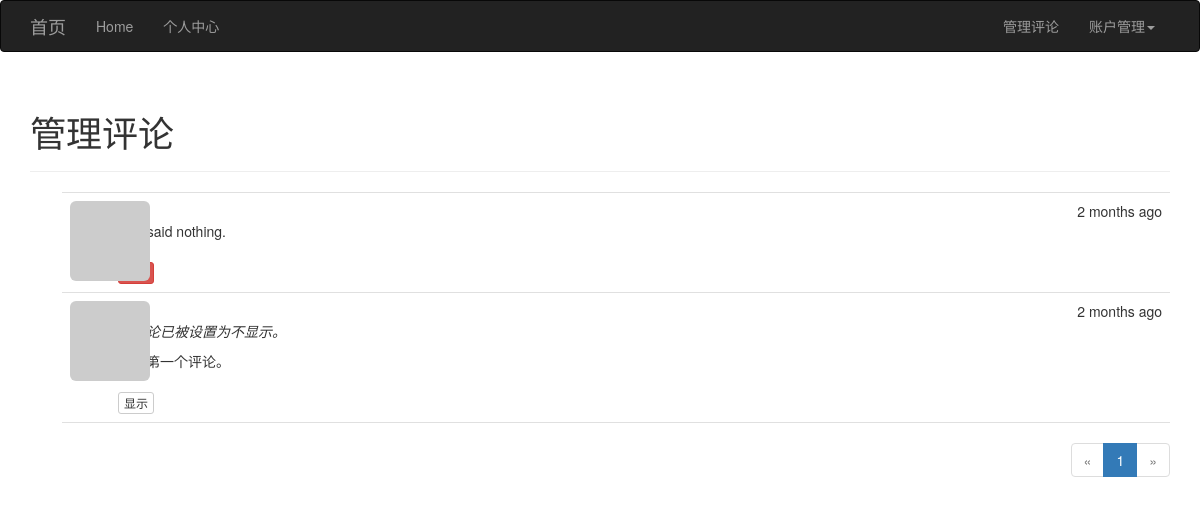
Screenshot of /moderate (signed in) with the database file from the repository.
### app/models.py (models this page shows, shortened)
class Comment(db.Model):
    __tablename__ = 'comments'
    id = db.Column(db.Integer, primary_key=True)
    body = db.Column(db.Text)
    body_html = db.Column(db.Text)
    timestamp = db.Column(db.DateTime, index=True, default=datetime.utcnow)
    disabled = db.Column(db.Boolean)
    author_id = db.Column(db.Integer, db.ForeignKey('users.id'))
    post_id = db.Column(db.Integer, db.ForeignKey('posts.id'))

### app/main/views.py (the view)
@main.route('/moderate')
@login_required
@permission_required(Permission.MODERATE_COMMENTS)
def moderate():
    page = request.args.get('page', 1, type=int)
    pagination = Comment.query.order_by(Comment.timestamp.desc()).paginate(
        page, per_page=5, error_out=False)
    comments = pagination.items
    return render_template('moderate.html', comments=comments,
                           pagination=pagination, page=page)

### app/auth/views.py (called while the page is built)
@auth.before_app_request
def before_request():
    if current_user.is_authenticated:
        current_user.ping()
        if not current_user.confirmed \
                and request.endpoint[:5] != 'auth.' and request.endpoint != 'static':
            return redirect(url_for('auth.unconfirmed'))

### app/main/__init__.py (called while the page is built)
@main.app_context_processor
def inject_permission():
    return dict(Permission=Permission)

### app/models.py (called while the page is built)
@login_manager.user_loader
def load_user(user_id):
    return User.query.get(int(user_id))

    def can(self, permissions):
        return self.role is not None and \
                (self.role.permissions & permissions) == permissions

    def ping(self):
        self.last_seen = datetime.utcnow()
        db.session.add(self)

    def gravatar(self, size=100, default='identicon', rating='g'):
        if request.is_secure:
            url = 'https://secure.gravatar.com/avatar'
        else:
            url = 'http://www.gravatar.com/avatar'
        hash = self.avatar_hash or hashlib.md5(self.email.encode('utf-8')).hexdigest()
        return '{url}/{hash}?s={size}&d={default}&r={rating}'.format(
            url=url, hash=hash, size=size, default=default,rating=rating)

### app/templates/moderate.html (shortened to what this page needs)
{% extends "base.html" %}
{% import "_macros.html" as macros %}
{% block page_content %}
<div class="page-header">
    <h1>管理评论</h1>
</div>
{% set moderate = True %}
{% include '_comments.html' %}
{% if pagination %}
<div class="pagination">
    {{ macros.pagination_widget(pagination, '.moderate') }}
</div>
{% endif %}
{% endblock %}

### app/templates/_comments.html
<ul class="comments">
    {% for comment in comments %}
    <li class="comment">
        <div class="comment-thumbnail">
            <a href="{{ url_for('.user', username=comment.author.username) }}">
                <img class="img-rounded profile-thumbnail" src="{{ comment.author.gravatar(size=40) }}">
            </a>
        </div>
        <div class="comment-content">
            <div class="comment-date">{{ moment(comment.timestamp).fromNow() }}</div>
            <div class="comment-author"><a href="{{ url_for('.user', username=comment.author.username) }}">{{ comment.author.username }}</a></div>
            <div class="comment-body">
                {% if comment.disabled %}
                <p><i>此评论已被设置为不显示。</i></p>
                {% endif %}
                {% if moderate or not comment.disabled %}
                    {% if comment.body_html %}
                        {{ comment.body_html | safe }}
                    {% else %}
                        {{ comment.body }}
                    {% endif %}
                {% endif %}
            </div>
            {% if moderate %}
                <br>
                {% if comment.disabled %}
                <a class="btn btn-default btn-xs" href="{{ url_for('.moderate_enable', id=comment.id, page=page) }}">显示</a>
                {% else %}
                <a class="btn btn-danger btn-xs" href="{{ url_for('.moderate_disable', id=comment.id, page=page) }}">屏蔽</a>
                {% endif %}
            {% endif %}
        </div>
    </li>
    {% endfor %}
</ul>

### app/static/styles.css (style rules this page uses)
.profile-thumbnail { position: absolute; }
ul.comments { list-style-type: none; padding: 0px; margin: 16px 0px 0px 0px; }
ul.comments li.comment { margin-left: 32px; padding: 8px; border-bottom: 1px solid #e0e0e0; }
ul.comments li.comment:nth-child(1) { border-top: 1px solid #e0e0e0; }
div.comment-date { float: right; }
div.comment-author { font-weight: bold; }
div.comment-thumbnail { position: absolute; }
div.comment-content { margin-left: 48px; min-height: 48px; }
div.pagination { width: 100%; text-align: right; padding: 0px; margin: 0px; }

### rows the page displays
Comment: timestamp "2 months ago", body_html "So I said nothing."
Comment: timestamp "2 months ago", disabled "此评论已被设置为不显示。", body_html "我的第一个评论。"

### other values shown
{{ p }} "1"
